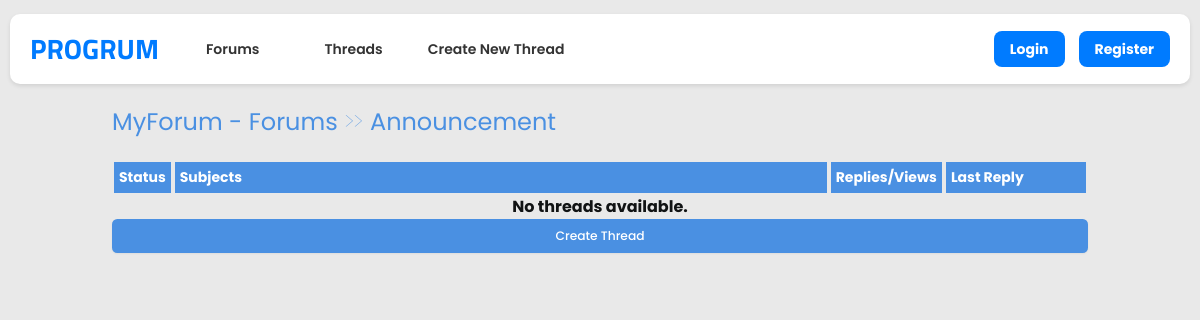
Before: /announcement-7/ with the older database file.
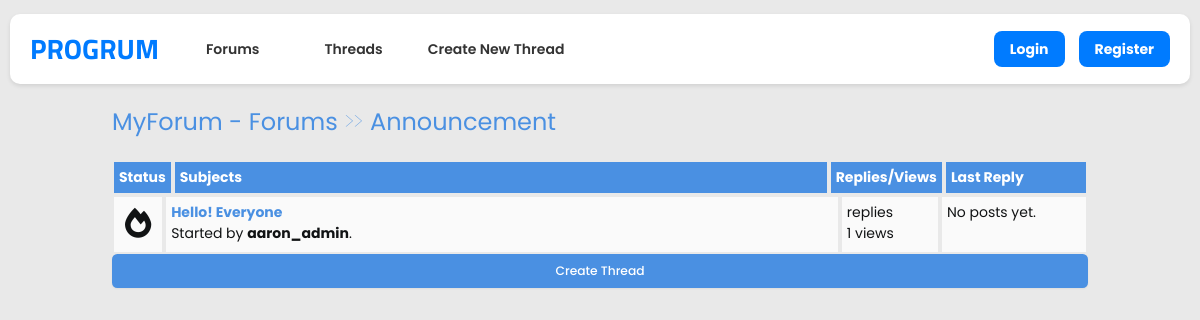
After: the same page with the newer database file.
### thread/models.py (models this page shows, shortened)
class Thread(models.Model):
    forum = models.ForeignKey(
        Forum, related_name='threads', on_delete=models.PROTECT)
    title = models.CharField(max_length=100)
    created_by = models.ForeignKey(User, on_delete=models.CASCADE)
    body = models.TextField()
    slug = models.SlugField(unique=True)
    created_at = models.DateTimeField(auto_now_add=True)
    updated_at = models.DateTimeField(auto_now=True)
    views = models.PositiveIntegerField(default=0)

### forum/views.py (the view)
# urls.py: path("<slug:slug>/", views.forum_detail, name="forum_detail"),
def forum_detail(request, slug):
    forum = get_object_or_404(Forum, slug=slug)
    threads = Thread.objects.filter(forum=forum).order_by('-created_at')
    latest_post = Post.objects.filter(
        thread__forum=forum).order_by('-created_at').first()
    return render(request, 'forum/forum_detail.html', {'forum': forum, 'threads': threads, 'latest_post': latest_post})

### forum/templates/forum/forum_detail.html (shortened to what this page needs)
{% extends '_base.html' %}
{% block content %}
  <div class="navigate">
    <span><a href="{% url 'index' %}">MyForum - Forums</a> >> <a href="">{{ forum.name }}</a></span>
  </div>
  <div class="posts-table">
    <div class="table-head">
      <div class="status">Status</div>
      <div class="subjects">Subjects</div>
      <div class="replies">Replies/Views</div>
      <div class="last-reply">Last Reply</div>
    </div>
    {% for thread in threads %}
      <div class="table-row">
        <div class="status">
          <i class="fa fa-fire"></i>
        </div>
        <div class="subjects">
          <a href="{% url 'thread_page' slug=thread.slug %}">{{ thread.title }}</a>
          <br />
          <span>Started by <b>{{ thread.created_by }}</b>.</span>
        </div>
        <div class="replies">
          {{ thread.post_count }} replies <br /> {{ thread.views }} views
        </div>
        <div class="last-reply">
          {% if thread.latest_post %}
            {{ thread.latest_post.created_at|date:'d M Y' }} <br /> By <b>{{ thread.latest_post.author }}</b>
          {% else %}
            <p>No posts yet.</p>
          {% endif %}
        </div>
      </div>
    {% empty %}
      <div class="no-threads">
        <p>No threads available.</p>
      </div>
    {% endfor %}
  </div>
  <a href="{% url 'create_thread' forum_slug=forum.slug %}" class="btn">Create Thread</a>
{% endblock %}

Changed rows visible on the page:
added Thread: title "Hello! Everyone", created_by "aaron_admin", views "1"
Other visible differences:
text no longer shown: "No threads available."
